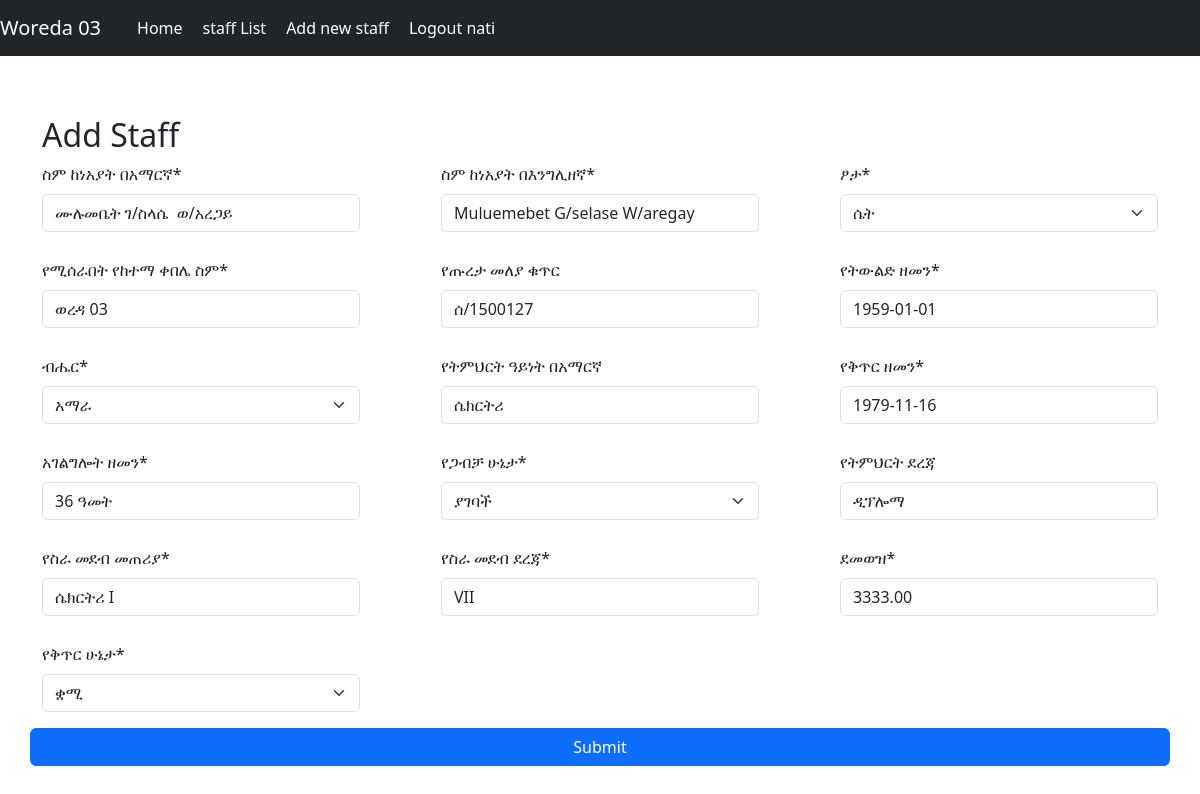
The page /staff/edit/1/ (signed in) on the database its author committed.
### account/models.py (models this page shows, shortened)
class CustomUser(AbstractUser):
    class Role(models.TextChoices):
        ADMIN = 'ADMIN', _('Admin')
        MANAGER = 'MANAGER', _('Manager')
        VIEWER = 'VIEWER', _('Viewer')
    role = models.CharField(
        max_length=8,
        choices=Role.choices,
        default=Role.VIEWER,
    )

### HR/models.py (models this page shows, shortened)
class Staff(models.Model):
	class Hire_Type(models.TextChoices):
		Permanent = 'ቋሚ', ('ቋሚ')
		Contractual = 'ጊዜያዊ', ('ጊዜያዊ')
	class Gender(models.TextChoices):
		FEMALE = 'ሴት', ('ሴት')
		MALE = 'ወ', ('ወ')
	class Ethnicity(models.TextChoices):
		AMHARA = 'አማራ', ('አማራ')
		OROMO = 'ኦሮሞ', ('ኦሮሞ')
		GURAGE = 'ጉራጌ', ('ጉራጌ')
		SOMALI = 'ሱማሌ', ('ሱማሌ')
		HADIYA = 'ሀዲያ', ('ሀዲያ')
		DEBUB = 'ደቡብ', ('ደቡብ')
	class Marital_Status(models.TextChoices):
		Married_Women = 'ያገባች', ('ያገባች')
		Married_Men = 'ያገባ', ('ያገባ')
		Unmarried_Women = 'ያላገባች', ('ያላገባች')
		Unmarried_Men = 'ያላገባ', ('ያላገባ')
		Divorced = 'የፈታ/ች', ('የፈታ/ች')
	full_name_amh = models.CharField(max_length=40)
	full_name_eng = models.CharField(max_length=30)
	gender = models.CharField(max_length=4, choices=Gender.choices)
	place_of_work = models.CharField(max_length=15)
	pension_id_no = models.CharField(max_length=25, blank=True)
	date_of_birth = models.DateField()
	ethnicity = models.CharField(max_length=8, choices=Ethnicity.choices)
	edu_type = models.CharField(max_length=25, blank=True)
	edu_level = models.CharField(max_length=25, blank=True)
	hired_year = models.DateField()
	years_of_service = models.CharField(max_length=25)
	marital_status = models.CharField(max_length=25, choices=Marital_Status)
	position = models.CharField(max_length=55)
	position_grade = models.CharField(max_length=6)
	salary = models.DecimalField(max_digits=10, decimal_places=2)
	hire_type = models.CharField(max_length=6, choices=Hire_Type)

### HR/views.py (the view)
# urls.py: path('staff/edit/<int:pk>/', views.edit_staff, name='edit_staff'),
@login_required
def edit_staff(request, pk):
    try:
        staff = get_object_or_404(Staff, pk=pk)
        if request.method == 'POST':
            form = StaffForm(request.POST, instance=staff)
            if form.is_valid():
                form.save()
                return redirect('staff_list')
        else:
            form = StaffForm(instance=staff)
        return render(request, 'staff/edit_staff.html', {'form': form})
    except Exception as e:
        return render(request, 'error_page.html', {'e': e})

### HR/templates/staff/edit_staff.html (shortened to what this page needs)
{% extends 'base.html' %}
{% load static %}
{% load crispy_forms_tags %}
{% block content %}
<head>
    <link rel="stylesheet" href="{% static 'css/bootstrap.min.css' %}">
</head>
<body>
    <h2>Add Staff</h2>
    <form method="post">
        {% crispy form %}
    </form>
</body>
{% endblock %}

### HR/templates/base.html (shortened to what this page needs)
{% load static %}
<!DOCTYPE html>
<html lang="en">
<head>
    <link rel="stylesheet" href="{% static 'css/bootstrap.min.css' %}">
</head>
<body>
{% if user.is_authenticated %}
<nav class="navbar navbar-expand-lg navbar-dark bg-dark">
  <a class="navbar-brand" href="{% url 'home' %}">Woreda 03</a>
  <div class="collapse navbar-collapse" id="navbarNav">
    <ul class="navbar-nav ml-auto">
      <li class="nav-item active">
        <a href="{% url 'home' %}" style="color: white; text-decoration: none;">Home</a>
      </li>
      <li class="nav-item">
        <a href="{% url 'staff_list' %}" style="color: white; text-decoration: none;">staff List</a>      </li>
      <li class="nav-item">
<a href="{% url 'add_staff' %}" style="color: white; text-decoration: none;">Add new staff</a>      </li>
      <li class="nav-item">
<a style="color: white; text-decoration: none;" href="{% url 'logout' %}">Logout {{ user.username }}</a>      </li>
    </ul>
  </div>
</nav>
{% endif %}
<div class="container">
    {% block content %}{% endblock content %}
</div>
</body>
</html>

### HR/templates/base.html (style rules this page uses)
body, html { margin: 0; padding: 0; font-family: Arial, sans-serif; }
.navbar { background-color: black; color: white; position: fixed; width: 100%; top: 0; display: flex; align-items: center; justify-content: space-between; padding: 10px 20px; box-sizing: border-box; z-index: 1000; }
.nav-item { margin-left: 20px; cursor: pointer; }
.container { padding-top: 60px; }

### HR/templates/staff/edit_staff.html (style rules this page uses)
.form-row { display: flex; justify-content: space-between; margin-bottom: 10px; }
.form-row > div { flex-basis: 30%; }
label { display: block; }

### rows shown on the page
CustomUser: username "nati"
Staff: full_name_amh "ሙሉመቤት ገ/ስላሴ ወ/አረጋይ", full_name_eng "Muluemebet G/selase W/aregay", gender "ሴት", place_of_work "ወረዳ 03", pension_id_no "ሰ/1500127", date_of_birth "1959-01-01", ethnicity "አማራ", edu_type "ሴክርትሪ", hired_year "1979-11-16", years_of_service "36 ዓመት", marital_status "ያገባች", edu_level "ዲፕሎማ", position "ሴክርትሪ I", position_grade "VII", salary "3333.00", hire_type "ቋሚ"
